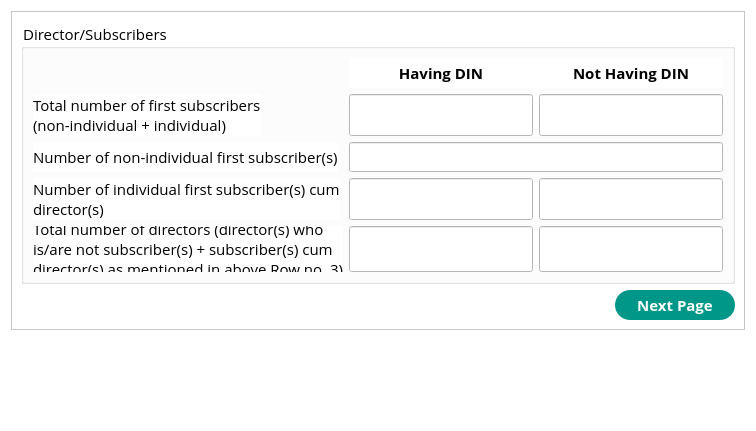
<?xml version="1.0" encoding="UTF-8"?>
<ui version="4.0">
 <class>Form</class>
 <widget class="QWidget" name="Form">
  <property name="geometry">
   <rect>
    <x>0</x>
    <y>0</y>
    <width>756</width>
    <height>431</height>
   </rect>
  </property>
  <property name="windowTitle">
   <string>Form</string>
  </property>
  <property name="styleSheet">
   <string notr="true">background-color: rgb(255, 255, 255);</string>
  </property>
  <layout class="QGridLayout" name="gridLayout">
   <item row="0" column="0">
    <widget class="QFrame" name="frame">
     <property name="sizePolicy">
      <sizepolicy hsizetype="Expanding" vsizetype="Expanding">
       <horstretch>0</horstretch>
       <verstretch>0</verstretch>
      </sizepolicy>
     </property>
     <property name="minimumSize">
      <size>
       <width>0</width>
       <height>200</height>
      </size>
     </property>
     <property name="font">
      <font>
       <family>Open Sans</family>
       <pointsize>11</pointsize>
       <stylestrategy>PreferAntialias</stylestrategy>
      </font>
     </property>
     <property name="frameShape">
      <enum>QFrame::StyledPanel</enum>
     </property>
     <property name="frameShadow">
      <enum>QFrame::Raised</enum>
     </property>
     <layout class="QGridLayout" name="gridLayout_2">
      <item row="2" column="1">
       <widget class="QPushButton" name="pushButton">
        <property name="minimumSize">
         <size>
          <width>120</width>
          <height>30</height>
         </size>
        </property>
        <property name="maximumSize">
         <size>
          <width>120</width>
          <height>30</height>
         </size>
        </property>
        <property name="font">
         <font>
          <family>Open Sans</family>
          <pointsize>11</pointsize>
          <weight>75</weight>
          <bold>true</bold>
          <stylestrategy>PreferAntialias</stylestrategy>
         </font>
        </property>
        <property name="styleSheet">
         <string notr="true">border-width: 2px;
border-radius: 15px;
background-color: rgb(0,150,136);
color: rgb(255, 255, 255);</string>
        </property>
        <property name="text">
         <string>Next Page</string>
        </property>
       </widget>
      </item>
      <item row="2" column="0">
       <spacer name="horizontalSpacer">
        <property name="orientation">
         <enum>Qt::Horizontal</enum>
        </property>
        <property name="sizeHint" stdset="0">
         <size>
          <width>40</width>
          <height>20</height>
         </size>
        </property>
       </spacer>
      </item>
      <item row="1" column="0" colspan="2">
       <widget class="QGroupBox" name="groupBox">
        <property name="minimumSize">
         <size>
          <width>0</width>
          <height>120</height>
         </size>
        </property>
        <property name="font">
         <font>
          <family>Open Sans</family>
          <pointsize>11</pointsize>
          <stylestrategy>PreferAntialias</stylestrategy>
         </font>
        </property>
        <property name="title">
         <string>Director/Subscribers</string>
        </property>
        <layout class="QFormLayout" name="formLayout">
         <item row="0" column="1">
          <widget class="QWidget" name="widget_2" native="true">
           <property name="sizePolicy">
            <sizepolicy hsizetype="Expanding" vsizetype="Expanding">
             <horstretch>0</horstretch>
             <verstretch>0</verstretch>
            </sizepolicy>
           </property>
           <property name="minimumSize">
            <size>
             <width>0</width>
             <height>30</height>
            </size>
           </property>
           <property name="font">
            <font>
             <family>Open Sans</family>
             <pointsize>11</pointsize>
             <stylestrategy>PreferAntialias</stylestrategy>
            </font>
           </property>
           <layout class="QGridLayout" name="gridLayout_4">
            <property name="leftMargin">
             <number>0</number>
            </property>
            <property name="topMargin">
             <number>0</number>
            </property>
            <property name="rightMargin">
             <number>0</number>
            </property>
            <property name="bottomMargin">
             <number>0</number>
            </property>
            <item row="0" column="0">
             <widget class="QLabel" name="label_2">
              <property name="font">
               <font>
                <family>Open Sans</family>
                <pointsize>11</pointsize>
                <weight>75</weight>
                <bold>true</bold>
                <stylestrategy>PreferAntialias</stylestrategy>
               </font>
              </property>
              <property name="text">
               <string>Having DIN</string>
              </property>
              <property name="alignment">
               <set>Qt::AlignCenter</set>
              </property>
             </widget>
            </item>
            <item row="0" column="1">
             <widget class="QLabel" name="label_3">
              <property name="font">
               <font>
                <family>Open Sans</family>
                <pointsize>11</pointsize>
                <weight>75</weight>
                <bold>true</bold>
                <stylestrategy>PreferAntialias</stylestrategy>
               </font>
              </property>
              <property name="text">
               <string>Not Having DIN</string>
              </property>
              <property name="alignment">
               <set>Qt::AlignCenter</set>
              </property>
             </widget>
            </item>
           </layout>
          </widget>
         </item>
         <item row="1" column="0">
          <widget class="QLabel" name="label">
           <property name="font">
            <font>
             <family>Open Sans</family>
             <pointsize>11</pointsize>
             <stylestrategy>PreferAntialias</stylestrategy>
            </font>
           </property>
           <property name="text">
            <string>Total number of first subscribers
(non-individual + individual)</string>
           </property>
          </widget>
         </item>
         <item row="1" column="1">
          <widget class="QWidget" name="widget" native="true">
           <property name="sizePolicy">
            <sizepolicy hsizetype="Expanding" vsizetype="Expanding">
             <horstretch>0</horstretch>
             <verstretch>0</verstretch>
            </sizepolicy>
           </property>
           <property name="minimumSize">
            <size>
             <width>0</width>
             <height>30</height>
            </size>
           </property>
           <property name="font">
            <font>
             <family>Open Sans</family>
             <pointsize>11</pointsize>
             <stylestrategy>PreferAntialias</stylestrategy>
            </font>
           </property>
           <layout class="QGridLayout" name="gridLayout_3">
            <property name="leftMargin">
             <number>0</number>
            </property>
            <property name="topMargin">
             <number>0</number>
            </property>
            <property name="rightMargin">
             <number>0</number>
            </property>
            <property name="bottomMargin">
             <number>0</number>
            </property>
            <item row="0" column="0">
             <widget class="QLineEdit" name="subscribershavingdin">
              <property name="sizePolicy">
               <sizepolicy hsizetype="Expanding" vsizetype="Expanding">
                <horstretch>0</horstretch>
                <verstretch>0</verstretch>
               </sizepolicy>
              </property>
              <property name="font">
               <font>
                <family>Open Sans</family>
                <pointsize>11</pointsize>
                <stylestrategy>PreferAntialias</stylestrategy>
               </font>
              </property>
              <property name="inputMethodHints">
               <set>Qt::ImhDigitsOnly</set>
              </property>
              <property name="alignment">
               <set>Qt::AlignCenter</set>
              </property>
             </widget>
            </item>
            <item row="0" column="1">
             <widget class="QLineEdit" name="subscribersnothavingdin">
              <property name="sizePolicy">
               <sizepolicy hsizetype="Expanding" vsizetype="Expanding">
                <horstretch>0</horstretch>
                <verstretch>0</verstretch>
               </sizepolicy>
              </property>
              <property name="font">
               <font>
                <family>Open Sans</family>
                <pointsize>11</pointsize>
                <stylestrategy>PreferAntialias</stylestrategy>
               </font>
              </property>
              <property name="inputMethodHints">
               <set>Qt::ImhDigitsOnly</set>
              </property>
              <property name="alignment">
               <set>Qt::AlignCenter</set>
              </property>
             </widget>
            </item>
           </layout>
          </widget>
         </item>
         <item row="2" column="0">
          <widget class="QLabel" name="label_4">
           <property name="font">
            <font>
             <family>Open Sans</family>
             <pointsize>11</pointsize>
             <stylestrategy>PreferAntialias</stylestrategy>
            </font>
           </property>
           <property name="text">
            <string>Number of non-individual first subscriber(s)</string>
           </property>
          </widget>
         </item>
         <item row="2" column="1">
          <widget class="QWidget" name="widget_3" native="true">
           <property name="sizePolicy">
            <sizepolicy hsizetype="Expanding" vsizetype="Expanding">
             <horstretch>0</horstretch>
             <verstretch>0</verstretch>
            </sizepolicy>
           </property>
           <property name="minimumSize">
            <size>
             <width>0</width>
             <height>30</height>
            </size>
           </property>
           <property name="font">
            <font>
             <family>Open Sans</family>
             <pointsize>11</pointsize>
             <stylestrategy>PreferAntialias</stylestrategy>
            </font>
           </property>
           <layout class="QGridLayout" name="gridLayout_5">
            <property name="leftMargin">
             <number>0</number>
            </property>
            <property name="topMargin">
             <number>0</number>
            </property>
            <property name="rightMargin">
             <number>0</number>
            </property>
            <property name="bottomMargin">
             <number>0</number>
            </property>
            <item row="0" column="0">
             <widget class="QLineEdit" name="nonindividualsubscribers">
              <property name="sizePolicy">
               <sizepolicy hsizetype="Expanding" vsizetype="Expanding">
                <horstretch>0</horstretch>
                <verstretch>0</verstretch>
               </sizepolicy>
              </property>
              <property name="font">
               <font>
                <family>Open Sans</family>
                <pointsize>11</pointsize>
                <stylestrategy>PreferAntialias</stylestrategy>
               </font>
              </property>
              <property name="inputMethodHints">
               <set>Qt::ImhDigitsOnly</set>
              </property>
              <property name="alignment">
               <set>Qt::AlignCenter</set>
              </property>
             </widget>
            </item>
           </layout>
          </widget>
         </item>
         <item row="3" column="0">
          <widget class="QLabel" name="label_5">
           <property name="font">
            <font>
             <family>Open Sans</family>
             <pointsize>11</pointsize>
             <stylestrategy>PreferAntialias</stylestrategy>
            </font>
           </property>
           <property name="text">
            <string>Number of individual first subscriber(s) cum
director(s)</string>
           </property>
          </widget>
         </item>
         <item row="4" column="0">
          <widget class="QLabel" name="label_6">
           <property name="font">
            <font>
             <family>Open Sans</family>
             <pointsize>11</pointsize>
             <stylestrategy>PreferAntialias</stylestrategy>
            </font>
           </property>
           <property name="text">
            <string>Total number of directors (director(s) who
is/are not subscriber(s) + subscriber(s) cum
director(s) as mentioned in above Row no. 3)</string>
           </property>
          </widget>
         </item>
         <item row="3" column="1">
          <widget class="QWidget" name="widget_4" native="true">
           <property name="sizePolicy">
            <sizepolicy hsizetype="Expanding" vsizetype="Expanding">
             <horstretch>0</horstretch>
             <verstretch>0</verstretch>
            </sizepolicy>
           </property>
           <property name="minimumSize">
            <size>
             <width>0</width>
             <height>30</height>
            </size>
           </property>
           <property name="font">
            <font>
             <family>Open Sans</family>
             <pointsize>11</pointsize>
             <stylestrategy>PreferAntialias</stylestrategy>
            </font>
           </property>
           <layout class="QGridLayout" name="gridLayout_6">
            <property name="leftMargin">
             <number>0</number>
            </property>
            <property name="topMargin">
             <number>0</number>
            </property>
            <property name="rightMargin">
             <number>0</number>
            </property>
            <property name="bottomMargin">
             <number>0</number>
            </property>
            <item row="0" column="0">
             <widget class="QLineEdit" name="individualsubscribercumdirectorhavingdin_2">
              <property name="sizePolicy">
               <sizepolicy hsizetype="Expanding" vsizetype="Expanding">
                <horstretch>0</horstretch>
                <verstretch>0</verstretch>
               </sizepolicy>
              </property>
              <property name="font">
               <font>
                <family>Open Sans</family>
                <pointsize>11</pointsize>
                <stylestrategy>PreferAntialias</stylestrategy>
               </font>
              </property>
              <property name="inputMethodHints">
               <set>Qt::ImhDigitsOnly</set>
              </property>
              <property name="alignment">
               <set>Qt::AlignCenter</set>
              </property>
             </widget>
            </item>
            <item row="0" column="1">
             <widget class="QLineEdit" name="individualsubscribercumdirectornothavingdin">
              <property name="sizePolicy">
               <sizepolicy hsizetype="Expanding" vsizetype="Expanding">
                <horstretch>0</horstretch>
                <verstretch>0</verstretch>
               </sizepolicy>
              </property>
              <property name="font">
               <font>
                <family>Open Sans</family>
                <pointsize>11</pointsize>
                <stylestrategy>PreferAntialias</stylestrategy>
               </font>
              </property>
              <property name="inputMethodHints">
               <set>Qt::ImhDigitsOnly</set>
              </property>
              <property name="alignment">
               <set>Qt::AlignCenter</set>
              </property>
             </widget>
            </item>
           </layout>
          </widget>
         </item>
         <item row="4" column="1">
          <widget class="QWidget" name="widget_5" native="true">
           <property name="sizePolicy">
            <sizepolicy hsizetype="Expanding" vsizetype="Expanding">
             <horstretch>0</horstretch>
             <verstretch>0</verstretch>
            </sizepolicy>
           </property>
           <property name="minimumSize">
            <size>
             <width>0</width>
             <height>30</height>
            </size>
           </property>
           <property name="font">
            <font>
             <family>Open Sans</family>
             <pointsize>11</pointsize>
             <stylestrategy>PreferAntialias</stylestrategy>
            </font>
           </property>
           <property name="inputMethodHints">
            <set>Qt::ImhDigitsOnly</set>
           </property>
           <layout class="QGridLayout" name="gridLayout_7">
            <property name="leftMargin">
             <number>0</number>
            </property>
            <property name="topMargin">
             <number>0</number>
            </property>
            <property name="rightMargin">
             <number>0</number>
            </property>
            <property name="bottomMargin">
             <number>0</number>
            </property>
            <item row="0" column="1">
             <widget class="QLineEdit" name="totalnumberofdirectorsnothavingdin">
              <property name="sizePolicy">
               <sizepolicy hsizetype="Expanding" vsizetype="Expanding">
                <horstretch>0</horstretch>
                <verstretch>0</verstretch>
               </sizepolicy>
              </property>
              <property name="font">
               <font>
                <family>Open Sans</family>
                <pointsize>11</pointsize>
                <stylestrategy>PreferAntialias</stylestrategy>
               </font>
              </property>
              <property name="inputMethodHints">
               <set>Qt::ImhDigitsOnly</set>
              </property>
              <property name="alignment">
               <set>Qt::AlignCenter</set>
              </property>
             </widget>
            </item>
            <item row="0" column="0">
             <widget class="QLineEdit" name="totalnumberofdirctorshavingdin">
              <property name="sizePolicy">
               <sizepolicy hsizetype="Expanding" vsizetype="Expanding">
                <horstretch>0</horstretch>
                <verstretch>0</verstretch>
               </sizepolicy>
              </property>
              <property name="font">
               <font>
                <family>Open Sans</family>
                <pointsize>11</pointsize>
                <stylestrategy>PreferAntialias</stylestrategy>
               </font>
              </property>
              <property name="alignment">
               <set>Qt::AlignCenter</set>
              </property>
             </widget>
            </item>
           </layout>
          </widget>
         </item>
        </layout>
       </widget>
      </item>
     </layout>
    </widget>
   </item>
   <item row="1" column="0">
    <spacer name="verticalSpacer">
     <property name="font">
      <font>
       <family>Open Sans</family>
       <pointsize>11</pointsize>
       <stylestrategy>PreferAntialias</stylestrategy>
      </font>
     </property>
     <property name="orientation">
      <enum>Qt::Vertical</enum>
     </property>
     <property name="sizeHint" stdset="0">
      <size>
       <width>20</width>
       <height>105</height>
      </size>
     </property>
    </spacer>
   </item>
  </layout>
 </widget>
 <resources/>
 <connections/>
</ui>
